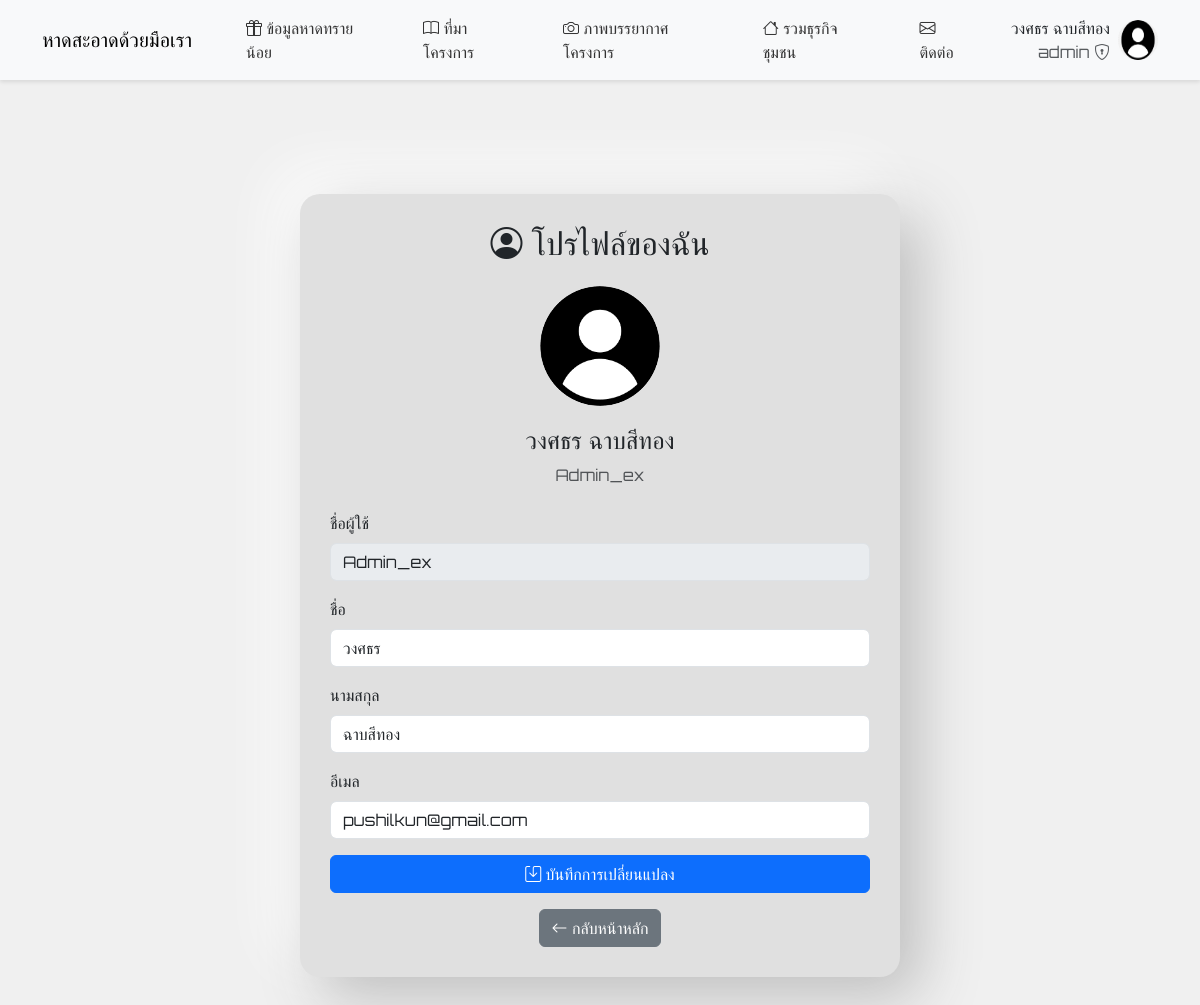
Page /profile.php (signed in) on the committed database.
### tables this page shows
CREATE TABLE `users` (
  `user_id` int(11) NOT NULL,
  `username` varchar(50) NOT NULL,
  `email` varchar(100) NOT NULL,
  `password` varchar(255) NOT NULL,
  `first_name` varchar(50) DEFAULT NULL,
  `last_name` varchar(50) DEFAULT NULL,
  `role_id` int(11) DEFAULT NULL,
  `created_at` timestamp NOT NULL DEFAULT current_timestamp(),
  `reset_token` varchar(255) DEFAULT NULL,
  `reset_token_expires` int(11) DEFAULT NULL
);

### profile.php (the view, shortened to what this page needs)
<?php
include 'db.php';
$user_id = $_SESSION['user_id'];
$stmt = $conn->prepare("SELECT username, first_name, last_name, email FROM users WHERE user_id = ?");
$stmt->bind_param("i", $user_id);
$stmt->execute();
$result = $stmt->get_result();
$user = $result->fetch_assoc();
?>
<!DOCTYPE html>
<html lang="th">
<head>
    <link href="https://cdn.jsdelivr.net/npm/bootstrap@5.3.3/dist/css/bootstrap.min.css" rel="stylesheet">
    <link href="https://cdn.jsdelivr.net/npm/bootstrap-icons/font/bootstrap-icons.css" rel="stylesheet">
</head>
<body>
<?php include_once 'Navigation Bar.php'; ?>
<div class="container mt-5">
    <br><br><br><br>
    <div class="neumorphic">
        <h2 class="text-center mb-4"><i class="bi bi-person-circle"></i> โปรไฟล์ของฉัน</h2>
        <div class="text-center mb-4">
            <img src="default.png" alt="Profile" class="profile-img">
            <h4><?php echo htmlspecialchars($user['first_name'] . ' ' . $user['last_name']); ?></h4>
            <p class="text-muted"><?php echo htmlspecialchars($user['username']); ?></p>
        </div>
        <form method="POST">
            <div class="mb-3">
                <label for="username" class="form-label">ชื่อผู้ใช้</label>
                <input type="text" class="form-control" id="username" value="<?php echo htmlspecialchars($user['username']); ?>" disabled>
            </div>
            <div class="mb-3">
                <label for="first_name" class="form-label">ชื่อ</label>
                <input type="text" class="form-control" id="first_name" name="first_name" value="<?php echo htmlspecialchars($user['first_name']); ?>" required>
            </div>
            <div class="mb-3">
                <label for="last_name" class="form-label">นามสกุล</label>
                <input type="text" class="form-control" id="last_name" name="last_name" value="<?php echo htmlspecialchars($user['last_name']); ?>" required>
            </div>
            <div class="mb-3">
                <label for="email" class="form-label">อีเมล</label>
                <input type="email" class="form-control" id="email" name="email" value="<?php echo htmlspecialchars($user['email']); ?>" required>
            </div>
            <button type="submit" class="btn btn-primary w-100">
                <i class="bi bi-save"></i> บันทึกการเปลี่ยนแปลง
            </button>
        </form>
        <div class="mt-3 text-center">
            <a href="index.php" class="btn btn-secondary">
                <i class="bi bi-arrow-left"></i> กลับหน้าหลัก
            </a>
        </div>
    </div>
</div>
</body>
</html>

### Navigation Bar.php (shortened to what this page needs)
<?php
$conn = new mysqli('localhost:3306', 'root', '', 'essduh_bns_member');
$userProfile = null;
if (isset($_SESSION['user_id'])) {
    $userId = $_SESSION['user_id'];
    $query = "SELECT first_name, last_name, role_id, email FROM users WHERE user_id = ?";
    $stmt = $conn->prepare($query);
    $stmt->bind_param("i", $userId);
    $stmt->execute();
    $result = $stmt->get_result();
    $userProfile = $result->fetch_assoc();
    if ($userProfile) {
        $userProfile['role'] = ($userProfile['role_id'] == 1) ? 'admin' : 'user';
    }
}
?>
<nav class="navbar navbar-expand-lg navbar-custom fixed-top">
    <div class="container">
        <a class="navbar-brand" href="index.php">หาดสะอาดด้วยมือเรา</a>
        <div class="collapse navbar-collapse" id="navbarNav">
            <ul class="navbar-nav me-auto">
                <li class="nav-item">
                    <a class="nav-link nav-link-custom" href="ข้อมูลหาดทรายน้อย.php">
                        <i class="bi bi-gift"></i>  ข้อมูลหาดทรายน้อย
                    </a>
                </li>
                <li class="nav-item">
                    <a class="nav-link nav-link-custom" href="ที่มาโครงการ.php">
                        <i class="bi bi-book"></i> ที่มาโครงการ
                    </a>
                </li>
                <li class="nav-item">
                    <a class="nav-link nav-link-custom" href="ภาพบรรยากาศโครงการ.php">
                        <i class="bi bi-camera"></i> ภาพบรรยากาศโครงการ
                    </a>
                </li>
                <li class="nav-item">
                    <a class="nav-link nav-link-custom" href="ธุรกิจชุมชน.php">
                        <i class="bi bi-house"></i> รวมธุรกิจ ชุมชน
                    </a>
                </li>
                <li class="nav-item">
                    <a class="nav-link nav-link-custom" href="contact.php">
                        <i class="bi bi-envelope"></i> ติดต่อ
                    </a>
                </li>
            </ul>
            <div class="d-flex align-items-center">
                <?php if ($userProfile): ?>
                    <div class="dropdown">
                        <button class="btn dropdown-toggle nav-link dropdown-user-link" type="button" id="profileDropdown" data-bs-toggle="dropdown" aria-expanded="false">
                            <div class="d-flex align-items-center">
                                <div class="user-nav d-sm-flex d-none me-2 flex-column text-end">
                                    <span class="user-name font-weight-bolder"><?php echo htmlspecialchars($userProfile['first_name'] . ' ' . $userProfile['last_name']); ?></span>
                                    <span class="user-status text-muted">
                                        <?php echo htmlspecialchars($userProfile['role']); ?>
                                        <i class="<?php echo ($userProfile['role'] === 'admin') ? 'bi bi-shield-lock' : 'bi bi-person'; ?>"></i>
                                    </span>
                                </div>
                                <img src="default.png" alt="Profile" class="rounded-circle" width="40" height="40">
                            </div>
                        </button>
                    </div>
                <?php endif; ?>
            </div>
        </div>
    </div>
</nav>

### profile.php (style rules this page uses)
body { background-color: #f0f0f0; font-family: 'Orbitron', sans-serif; }
.neumorphic { background: #e0e0e0; border-radius: 20px; box-shadow: 20px 20px 60px #bebebe, -20px -20px 60px #ffffff; padding: 30px; margin: 50px auto; max-width: 600px; }
.profile-img { width: 120px; height: 120px; border-radius: 50%; object-fit: cover; margin-bottom: 20px; }

### Navigation Bar.php (style rules this page uses)
.dropdown-toggle::after { display: none; }
.nav-link { position: relative; margin-left: 30px; }
.navbar-custom { background-color: #f8f9fa; box-shadow: 0 2px 4px rgba(0, 0, 0, 0.1); }
.nav-link-custom { color: #333; transition: color 0.3s ease; }
::marker { content: none !important; }

### rows in the picture
users: first_name+last_name "วงศธร ฉาบสีทอง", username "Admin_ex", first_name "วงศธร", last_name "ฉาบสีทอง", email "pushilkun@gmail.com"

### other values in the picture
$userProfile['role'] "admin"
